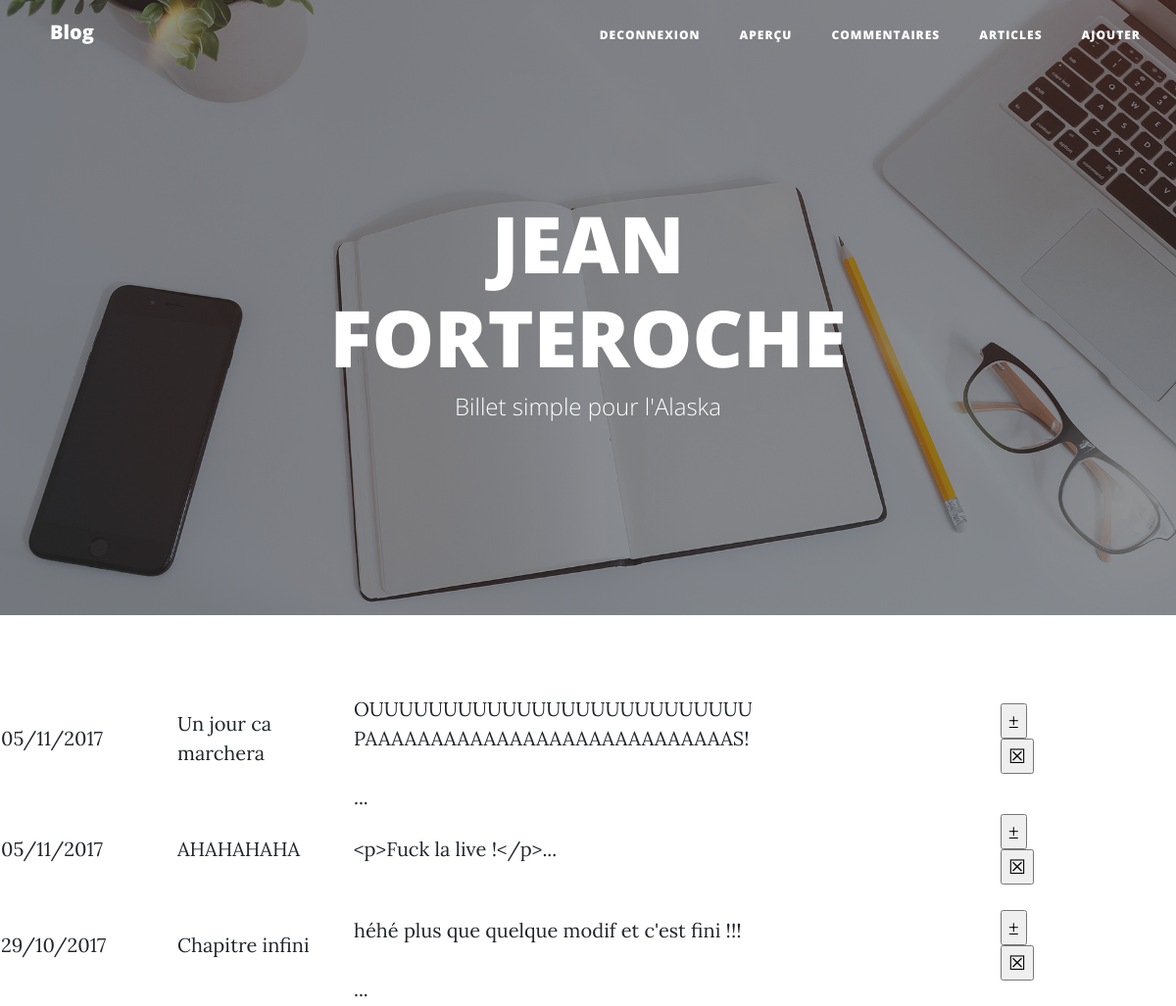
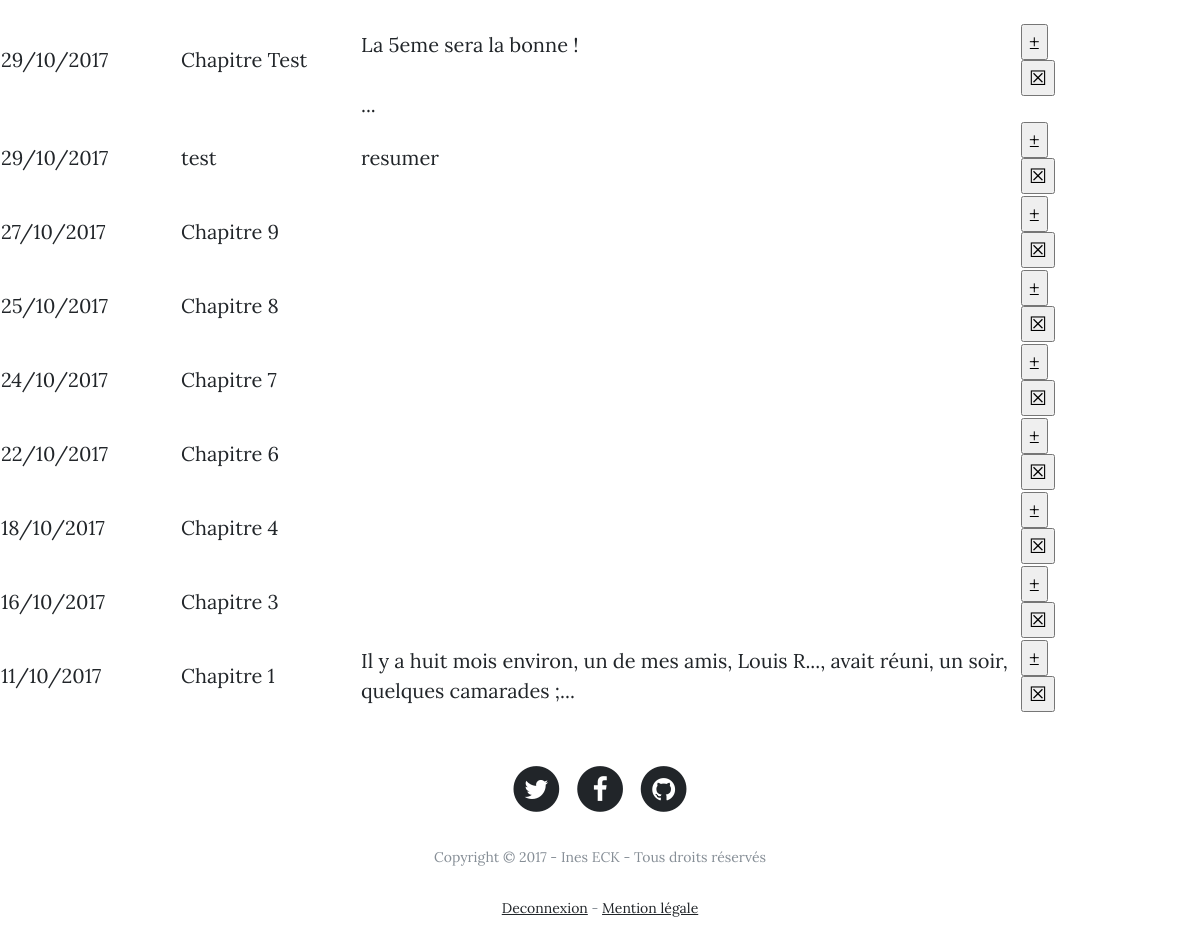
Page /index.php?articleAdmin (signed in) on the committed database (2 pictures, top to bottom).
### tables this page shows
CREATE TABLE `Article` (
  `id` int(10) NOT NULL,
  `author` text NOT NULL,
  `title` varchar(100) NOT NULL,
  `content` text NOT NULL,
  `resume` varchar(100) NOT NULL,
  `dateCreation` datetime NOT NULL
);

### index.php (called while the page is built, shortened)
<?php
include 'controller/Controller.php';
$controller= new Controller();
if(empty($_SERVER['QUERY_STRING'])){
  $controller->homeController();
}
elseif(isset($_GET['article'])){
  $controller->articleController($_GET['article']);
}
elseif(isset($_GET['connexion'])){
  $controller->connexionController($_GET['connexion']);
}
elseif(isset($_GET['inscription'])){
  $controller->inscriptionController($_GET['inscription']);
}
elseif(isset($_GET['commentConnect'])){
  $controller->commentController($_GET['commentConnect']);
}
elseif(isset($_GET['articleAdmin'])){
  $controller->articleAdmin($_GET['articleAdmin']);
}
elseif(isset($_GET['commentAdmin'])){
  $controller->commentAdmin($_GET['commentAdmin']);
}
elseif(isset($_GET['articleAdd'])){
  $controller->articleAdd($_GET['articleAdd']);
}
elseif(isset($_GET['login'])){
  ControllerLogin::getLogin();
}
elseif(isset($_GET['inscripValid'])){
  ControllerInscript::getInscript();
}
elseif(isset($_GET['deconnexion'])){
  ControllerDeconnexion::deconnexionController();
}
elseif(isset($_GET['signaler'])){
   ControllerSignaler::signalEffect();
}
elseif(isset($_GET['modifierArticle'])){
   $controller->modifierArticle($_POST['id']);
}
elseif(isset($_GET['articleModifier'])){
  ControllerArticle::modifierArticle();
}
elseif(isset($_GET['supprimerArticle'])){
  ControllerArticle::supprimerArticle();
}
elseif(isset($_GET['accepterComment'])){
  ControllerComment::accepterComment();
}
elseif(isset($_GET['supprimerComment'])){
   ControllerComment::supprimerComment();
}
elseif(isset($_GET['commentAdd'])){
   ControllerCommentAdd::commentAdd();
}
elseif(isset($_GET['articleAddAdmin'])){
   ControllerArticle::articleAddAdmin();
}
else{
  $controller->errorController();
}

### model/DatabaseConnexion.php (called while the page is built)
<?php
class DatabaseConnexion {
  public static function getDatabaseConnect() {
    try
    {
      $dsn = "mysql:host=localhost;dbname=blog-p3-MVC";
      $db_user = "lerna";
      $db_mdp = "lerna";
      $db = new PDO($dsn,$db_user,$db_mdp);
      $db->setAttribute(PDO::ATTR_DEFAULT_FETCH_MODE, PDO::FETCH_ASSOC);
    }
    catch(Exception $e)
    {
      die('Erreur : '.$e->getMessage());
    }
    return $db;
  }
}

### model/AbstractEntityRepository.php (called while the page is built, shortened)
<?php
class AbstractEntityRepository{
  protected $db;
  public function __construct(){
    $this->db=DatabaseConnexion::getDatabaseConnect();
  }
  public function findAll($table){
    $req = $this -> db -> query('SELECT * FROM '.$table.' ORDER BY dateCreation DESC');
    $req->setFetchMode(PDO::FETCH_CLASS|PDO::FETCH_PROPS_LATE, $table);
    $req -> execute();
    $datas = $req -> fetchAll();
    return $datas;
  }
}

### view/articleAdmin.php (the view, shortened to what this page needs)
<div class="containerArticleAdmin">
  <table>
    <?php foreach ($articles as $article): ?>
      <tr>
          <td style="width:15%"><?php echo $article -> getDateCreation(); ?></td>
          <td style="width:15%"><a href="index.php?article=<?php echo $article->getId(); ?>"><?php echo $article -> getTitle(); ?></a></td>
          <td><?php echo $article -> getResume(); ?></td>
          <td style="width:15%">
            <form method="post" action="index.php?modifierArticle">
              <input class="submitBillet" type="submit" value="&plusmn;" title="Modifier">
            </form>
            <form method="post" action="index.php?supprimerArticle">
              <input class="submitBillet" type="submit" value="&#9746;" title="Supprimer">
            </form>
          </td>
      </tr>
    <?php endforeach; ?>
  </table>
</div>

### controller/Controller.php (shortened to what this page needs)
<?php
require("model/Article.php");
require("model/DatabaseConnexion.php");
class Controller{
  public function articleAdmin(){
    $articleRepo=new ArticleRepository();
    $articles=$articleRepo->findAll('Article');
    if(!empty($_SESSION)){
      include('view/headerAdmin.php');
      include('view/articleAdmin.php');
      include('view/footerAdmin.php');
    }else{
      echo "vous n'êtes pas connecter";
    }
    $html= ob_end_flush();
    return $html;
  }
}

### view/headerAdmin.php (shortened to what this page needs)
<!DOCTYPE html>
<html>
    <head>
        <link href="vendor/bootstrap/css/bootstrap.min.css" rel="stylesheet">
        <link href="vendor/font-awesome/css/font-awesome.min.css" rel="stylesheet" type="text/css">
        <link href="css/clean-blog.min.css" rel="stylesheet">
    </head>
    <body>
      <nav class="navbar navbar-expand-lg navbar-light fixed-top" id="mainNav">
        <div class="container">
          <a class="navbar-brand" href="index.php">Blog</a>
            </div>
            <div class="collapse navbar-collapse" id="navbarResponsive">
              <ul class="navbar-nav ml-auto">
                 <li class="nav-item"><a href="index.php?deconnexion">Deconnexion</a></li>
                 <li class="nav-item"><a href="index.php">Aperçu</a></li>
                 <li class="nav-item"><a href="index.php?commentAdmin">Commentaires</a></li>
                 <li class="nav-item"><a href="index.php?articleAdmin">Articles</a></li>
                 <li class="nav-item"><a href="index.php?articleAdd">Ajouter</a></li>
              </ul>
            </div>
      </nav>
      <header class="masthead" style="background-image: url('img/home-bg.jpg')">
        <div class="overlay"></div>
        <div class="container">
          <div class="row">
            <div class="col-lg-8 col-md-10 mx-auto">
              <div class="site-heading">
                <h1>JEAN FORTEROCHE</h1>
                <span class="subheading">Billet simple pour l'Alaska</span>
              </div>
            </div>
          </div>
        </div>
      </header>

### model/Article.php (shortened to what this page needs)
<?php
class Article{
  protected $id;
  protected $title;
  protected $resume;
  protected $dateCreation;
  public function getId(){
    return $this->id;
  }
  public function getTitle(){
    return $this->title;
  }
  public function getResume(){
    return $this->resume;
  }
  public function getDateCreation(){
    try {
        $date = new DateTime($this->dateCreation);
    } catch (Exception $e) {
        echo $e->getMessage();
        exit(1);
    }
    echo $date->format('d/m/Y');
  }
}

### view/footerAdmin.php
<footer>
  <div class="container">
    <div class="row">
      <div class="col-lg-8 col-md-10 mx-auto">
        <ul class="list-inline text-center">
          <li class="list-inline-item">
            <a href="#">
              <span class="fa-stack fa-lg">
                <i class="fa fa-circle fa-stack-2x"></i>
                <i class="fa fa-twitter fa-stack-1x fa-inverse"></i>
              </span>
            </a>
          </li>
          <li class="list-inline-item">
            <a href="#">
              <span class="fa-stack fa-lg">
                <i class="fa fa-circle fa-stack-2x"></i>
                <i class="fa fa-facebook fa-stack-1x fa-inverse"></i>
              </span>
            </a>
          </li>
          <li class="list-inline-item">
            <a href="#">
              <span class="fa-stack fa-lg">
                <i class="fa fa-circle fa-stack-2x"></i>
                <i class="fa fa-github fa-stack-1x fa-inverse"></i>
              </span>
            </a>
          </li>
        </ul>
        <p class="copyright text-muted">Copyright © 2017 - Ines ECK - Tous droits réservés</p>
        <p class="copyright text-muted">
          <a href="index.php?deconnexion">Deconnexion</a> - <a href= #>Mention légale</a>
        </p>
      </div>
    </div>
  </div>
</footer>
</body>
</html>

### rows in the picture
article: dateCreation "05/11/2017", title "Un jour ca marchera", resume "OUUUUUUUUUUUUUUUUUUUUUUUUUU PAAAAAAAAAAAAAAAAAAAAAAAAAAAAS! ..."
article: dateCreation "05/11/2017", title "AHAHAHAHA", resume "<p>Fuck la live !</p>..."
article: dateCreation "29/10/2017", title "Chapitre infini", resume "héhé plus que quelque modif et c'est fini !!! ..."
article: dateCreation "29/10/2017", title "Chapitre Test", resume "La 5eme sera la bonne ! ..."
article: dateCreation "29/10/2017", title "test", resume "resumer"
article: dateCreation "27/10/2017", title "Chapitre 9"
article: dateCreation "25/10/2017", title "Chapitre 8"
article: dateCreation "24/10/2017", title "Chapitre 7"
article: dateCreation "22/10/2017", title "Chapitre 6"
article: dateCreation "18/10/2017", title "Chapitre 4"
article: dateCreation "16/10/2017", title "Chapitre 3"
article: dateCreation "11/10/2017", title "Chapitre 1", resume "Il y a huit mois environ, un de mes amis, Louis R..., avait réuni, un soir, quelques camarades ;..."
